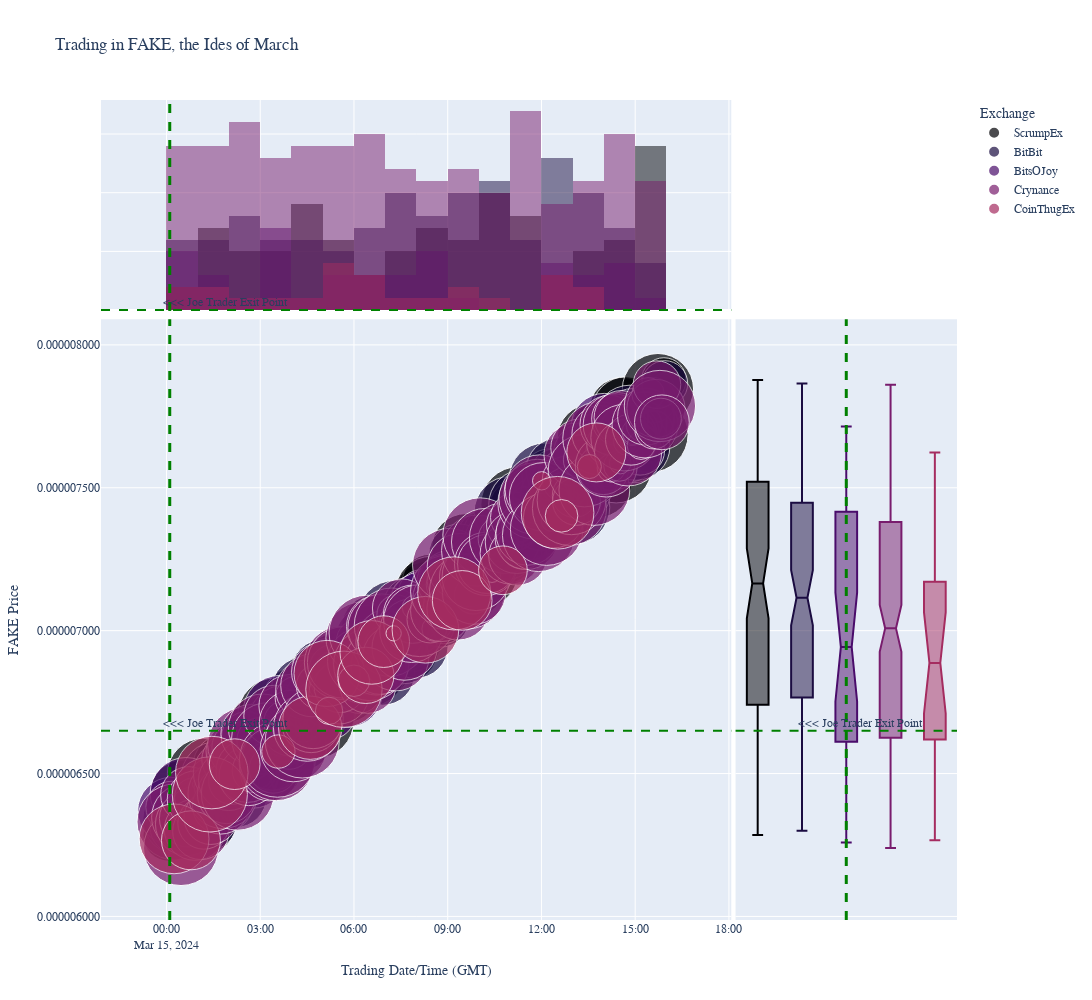

Write notebook code for a chart like this one.
### Code cell
fig = px.scatter(
    df, x=df.index, y='price'
    , width=1200, height=1000
    , labels={
        'exchange_name': " Exchange"
        , 'datetime': " Trading Date/Time (GMT)"
        , 'price': " FAKE Price"
        , 'amount': " Amount (Tokens)"
    }
    , title="Trading in FAKE, the Ides of March"
    , color='exchange_name'
    , size='amount', size_max=54
    , hover_data={'amount': ':,'}
    , color_discrete_sequence=px.colors.sequential.Inferno    
    , marginal_x='histogram'
    , marginal_y='box'
)  # Use custom pal
    

fig.update_layout(
    yaxis_tickformat='.9f'
    , font_family="Menlo"
    , spikedistance=1
    , hoverdistance=1
                  )

# Params for x-axis cross-hair object;

fig.update_xaxes(
    showspikes=True
    , spikecolor="green"
    , spikesnap="cursor"
    , spikemode="across")

# Params for y-axis cross-hair object;

fig.update_yaxes(
    showspikes=True
    , spikecolor="gray"
    , spikethickness=2
)

# Params for a Vertical Line (vline)
fig.add_vline(
    x='2024-03-15 00:06:15.000000000'
    , line_width=3
    , line_dash="dash"
    , line_color="green"
)

# Params for a Horizontal Line (hline)
fig.add_hline(
    y=0.000006650, line_dash="dash", line_color="green" 
    , annotation_text="                    <<< Joe Trader Exit Point" 
    , annotation_position="top left"
    #               , row="None", col="None"
)

# Show the fig!

fig.show()
